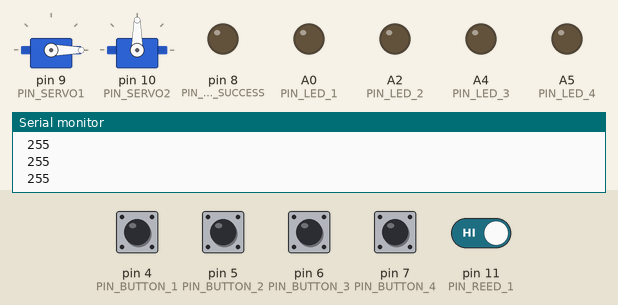
The sketch below on a simulated Arduino Nano, built with avr-gcc and run on an emulated ATmega328P. Parts: 2 × servo, output pins drawn as LEDs (lit = HIGH), the last lines printed to the serial monitor. Dashed ring = blinking. The test bench sets the inputs (shaded band); at power-on: pin 4 (PIN_BUTTON_1), pin 5 (PIN_BUTTON_2), pin 6 (PIN_BUTTON_3), pin 7 (PIN_BUTTON_4), pin 11 (PIN_REED_1) HIGH. EEPROM starts erased.

Above: at 2.6 s.
2.7 s: pin 11 (PIN_REED_1) driven LOW
At 2.99 s:
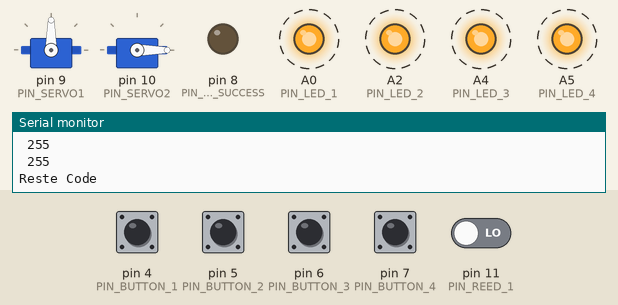
5.7 s: pin 5 (PIN_BUTTON_2) pulled LOW for 0.15 s
At 6.4 s:
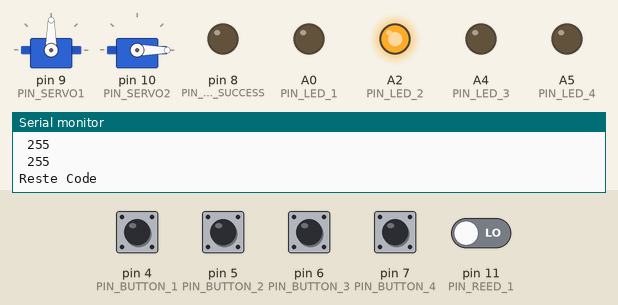
7.3 s: pin 6 (PIN_BUTTON_3) pulled LOW for 0.15 s
At 7.6 s:
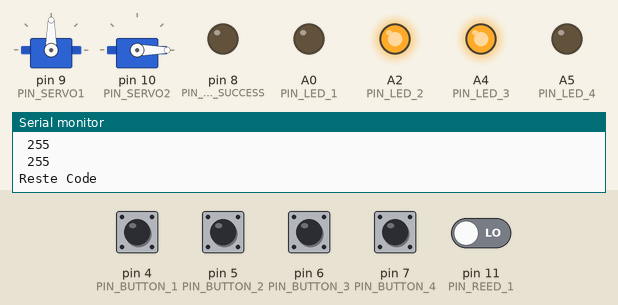
8.9 s: pin 4 (PIN_BUTTON_1) pulled LOW for 0.15 s
At 10.0 s:
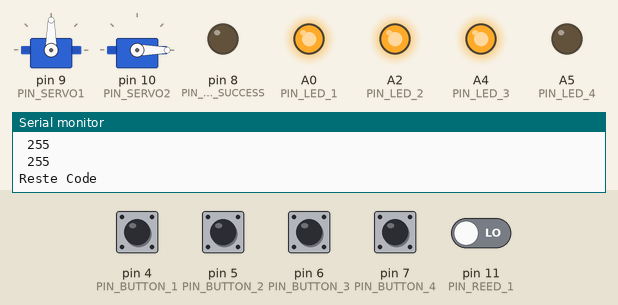
10.5 s: pin 7 (PIN_BUTTON_4) pulled LOW for 0.15 s
At 12.03 s:
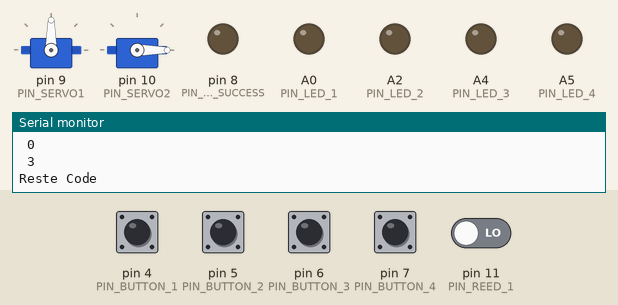
13.5 s: pin 6 (PIN_BUTTON_3) pulled LOW for 1 s
At 14.7 s:
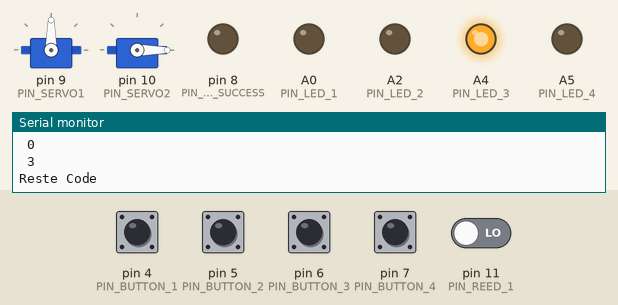
Timing chart, 0 to 16.5 s (numbered marks = the images above; inputs shaded):
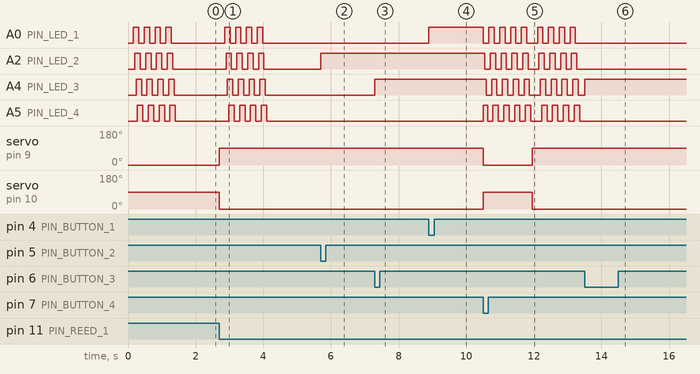

Measured:
- after the input at 2.7 s, A0 (PIN_LED_1): alternates HIGH for 0.16 s and LOW for 0.16 s, 8 changes in all, then stays LOW, starting after 0.16 s; A2 (PIN_LED_2): alternates HIGH for 0.16 s and LOW for 0.16 s, 8 changes in all, then stays LOW, starting after 0.20 s
- after the input at 5.7 s, A2 (PIN_LED_2): LOW → HIGH at once
- after the input at 7.3 s, A4 (PIN_LED_3): LOW → HIGH at once
- after the input at 8.9 s, A0 (PIN_LED_1): LOW → HIGH at once
- after the input at 10.5 s, A0 (PIN_LED_1): goes 4 × (LOW 0.16 s, HIGH 0.16 s), LOW 0.32 s, 3 × (HIGH 0.16 s, LOW 0.16 s), HIGH 0.16 s, then LOW, starting at once; A2 (PIN_LED_2): goes 4 × (LOW 0.16 s, HIGH 0.16 s), LOW 0.32 s, 3 × (HIGH 0.16 s, LOW 0.16 s), HIGH 0.16 s, then LOW, starting after 0.05 s
- after the input at 13.5 s, A4 (PIN_LED_3): LOW → HIGH at once

The sketch:

SchatzkisteFP23_2Servo.ino
```cpp
/*************************************************************************************************
                                      PROGRAMMINFO
**************************************************************************************************
Funktion: Schatzkiste

Mit diesem Projekt wird eine Schatzkiste gebaut, die sich mit dem Betätigen von vier Tasten in der
richtigen Reihenfolge öffnen lässt. Wird eine Taste betätigt, leuchtet die darüber liegende LED.
Ist der Tasten-Code richtig eingegeben, gehen die vier weißen LEDs über den Tasten aus, eine grüne
LED leuchtet und der Servo-Motor öffnet den Verschluss. Ist die Schatzkiste geöffnet, kann mit jeder
beliebigen Taste die Schatzkiste wieder verschlossen werden. Ist der Code falsch eingegeben, erlöschen
die vier LEDS und die Schatzkiste bleibt verschlossen.
Im inneren der Schatzkiste ist ein Reed-Kontakt versteckt. Nur der Eigentümer der Schatzkiste weiß,
wo sich der Reed-Kontakt befindet. Wird an diesen Reed-Kontakt ein Magnet gehalten, blinken die vier
Taster-LEDs und der Code kann neu programmiert werden. Nach erfolgreicher Programmierung blinken die
vier Taster-LEDs erneut. Der Code wird in das EEPROM des NANO geladen, so dass auch bei Spannungsausfall
der Code erhalten bleibt.
**************************************************************************************************
*Die Hardware für die Schatzkiste
1 x NANO
2 x Servo Motor SG90
1 x Reed-Kontakt mit Magnet
4 x Taster
4 x LEDs weiß
1 x LED grün
1 x 9V Batterie
1 x 9V Batterie-Clip
1 x Gelaserte Schatzkiste (4mm Sperrholz 600x300)
**************************************************************************************************
*Version: 30.01.2023
**************************************************************************************************
Board: NANO
**************************************************************************************************
C++ Arduino IDE V1.8.13
**************************************************************************************************
Einstellungen:
https://dl.espressif.com/dl/package_esp32_index.json
http://dan.drown.org/stm32duino/package_STM32duino_index.json
https://raw.githubusercontent.com/espressif/arduino-esp32/gh-pages/package_esp32_dev_index.json
**************************************************************************************************
Librarys
- Servo.h  V 1.1.6
- EEPROM.h V 1.1.0
**************************************************************************************************
 */
#define PIN_LED_1         A0  //LED 1
#define PIN_LED_2         A2  //LED 2
#define PIN_LED_3         A4  //LED 3
#define PIN_LED_4         A5  //LED 4
#define PIN_BUTTON_1      4   //S1
#define PIN_BUTTON_2      5   //S2
#define PIN_BUTTON_3      6   //S3
#define PIN_BUTTON_4      7   //S4
#define PIN_LED_SUCCESS   8   //LED Code OK
#define PIN_SERVO1        9   //Servo1 rechts
#define PIN_SERVO2        10  //Servo2 links
#define PIN_REED_1        11  //S5 Reed-Relais


#include <Servo.h>
#include <EEPROM.h>

bool isDoorOpen, openDoor, buttonPressed[4];
byte buttons[4] = {PIN_BUTTON_1, PIN_BUTTON_2, PIN_BUTTON_3, PIN_BUTTON_4};
byte leds[4] = {PIN_LED_1, PIN_LED_2, PIN_LED_3, PIN_LED_4}, doorCode[4];
Servo servoMotor1;
Servo servoMotor2;

void setup()
{
  Serial.begin(115200);
  Serial.print("Init...");
  pinMode(PIN_REED_1, INPUT_PULLUP);
//  pinMode(PIN_REED_2, INPUT_PULLUP);

  pinMode(PIN_LED_SUCCESS, OUTPUT);
  digitalWrite(PIN_LED_SUCCESS, LOW);

  for (byte i = 0; i < sizeof(leds); i++) {
    pinMode(leds[i], OUTPUT);
    pinMode(buttons[i], INPUT_PULLUP);
    buttonPressed[i] = false;
  }

  blinkLEDs();
  servoMotor1.attach(PIN_SERVO1);
  servoMotor1.write(0);
  servoMotor2.attach(PIN_SERVO2);
  servoMotor2.write(90);

  isDoorOpen = false;

  EEPROM.get(0, doorCode);
  Serial.println("ok");

  printDoorCode();
}

void loop()
{
  checkCode();
    if (digitalRead(PIN_REED_1) == LOW) {
// if (digitalRead(PIN_REED_1) == LOW && digitalRead(PIN_REED_2) == LOW) {
  Serial.print("Reste Code");
    resetCode();
  }
  checkDoor();
}

void checkCode()
{
  static byte foundOffset = 0, pressOffset = 0, currentState;
  openDoor = false;

  for (byte i = 0; i < sizeof(buttons); i++) {
    currentState = digitalRead(buttons[i]);
    if (!buttonPressed[i] && currentState == LOW) {
      digitalWrite(leds[i], HIGH);
      buttonPressed[i] = true;
      pressOffset++;
      if (doorCode[foundOffset] == i) {
        foundOffset++;
      }
    }
  }

  if (foundOffset >= 4) {
    openDoor = true;
    pressOffset = 0;
    foundOffset = 0;
    delay(200);
  } else {
    if (pressOffset >= 4) {
      pressOffset = 0;
      foundOffset = 0;
      for (byte i = 0; i < sizeof(buttons); i++) {
        delay(200);
        buttonPressed[i] = false;
        digitalWrite(leds[i], LOW);
      }
    }
  }
}

void checkDoor()
{
  if (!isDoorOpen) {
    if (openDoor) {
      digitalWrite(PIN_LED_SUCCESS, HIGH);
      for (byte i = 0; i < sizeof(leds); i++) {
        digitalWrite(leds[i], LOW);
      }
      delay(500);
      servoMotor1.write(90);
      servoMotor2.write(0);
      isDoorOpen = true;

      delay(1000);
      while (openDoor == true) {
        for (byte i = 0; i < sizeof(buttons); i++) {
          if (digitalRead(buttons[i]) == LOW) {
            openDoor = false;
            break;
          }
        }
      }
    }
  } else {
    if (!openDoor) {
      digitalWrite(PIN_LED_SUCCESS, LOW);
      for (byte i = 0; i < sizeof(leds); i++) {
        buttonPressed[i] = false;
        digitalWrite(leds[i], LOW);
      }
      servoMotor1.write(0);
      servoMotor2.write(90);
      isDoorOpen = false;
      delay(2000);
    }
  }
}

void resetCode()
{
  servoMotor1.write(90);
  servoMotor2.write(0);
  for (byte i = 0; i < sizeof(doorCode); i++) {
    doorCode[i] = 255;
  }
  blinkLEDs();
  openDoor = false;
  isDoorOpen = false;
  bool isExisting = false;
  byte offset = 0;
  do {
    for (byte i = 0; i < sizeof(buttons); i++) {
      isExisting = false;
      if (digitalRead(buttons[i]) == LOW && doorCode[offset] == 255) {
        for (byte j = 0; j < sizeof(doorCode); j++) {
          if (doorCode[j] == i) {
            isExisting = true;
          }
        }
        if (!isExisting) {
          digitalWrite(leds[i], HIGH);
          doorCode[offset] = i;
          offset++;
        }
      }
    }
  } while (offset < 4);

  printDoorCode();
  EEPROM.put(0, doorCode); // writing code to EEPROM
  servoMotor1.write(0);
  servoMotor2.write(90);
  blinkLEDs();
}

void blinkLEDs()
{
  for (byte j = 0; j < 9; j++) {
    for (byte i = 0; i < sizeof(leds); i++) {
      digitalWrite(leds[i], j % 2);
      delay(40);
    }
  }
}

void printDoorCode()
{
  Serial.println("Code:");
  for (byte i = 0; i < sizeof(doorCode); i++) {
    Serial.print(" ");
    Serial.print(doorCode[i]);
      Serial.println();
  }
}
```
